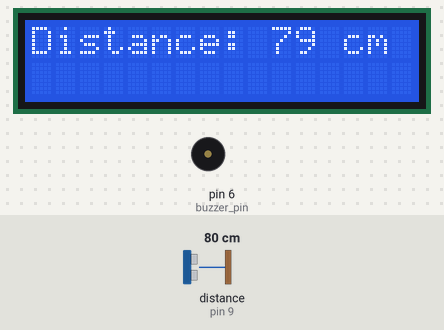
Bench run of a program on a simulated Arduino Uno, built with avr-gcc and run on an emulated ATmega328P. Parts: 16×2 character LCD, buzzer (waves = sounding). Wiring (inferred from the names in the program): ultrasonic range finder: trigger pin 8; echo pin 9. Inputs (shaded band) come from the test bench; at power-on: distance to the obstacle (sensor on pin 9) 80 cm. The echo pulse lasts 58.3 µs per cm.

Above: at 1.2 s.
1.3 s: distance to the obstacle (sensor on pin 9) set to 34 cm
At 2.6 s:
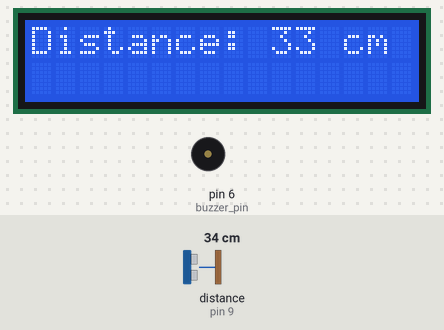
2.9 s: distance to the obstacle (sensor on pin 9) set to 28 cm
At 3.62 s:
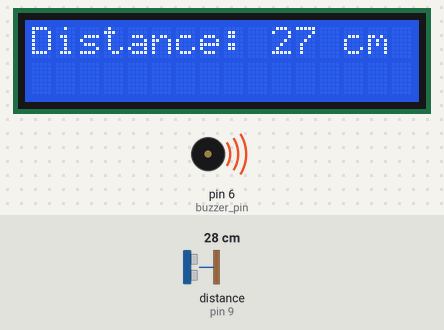
5.9 s: distance to the obstacle (sensor on pin 9) set to 2 cm
At 7.3 s:
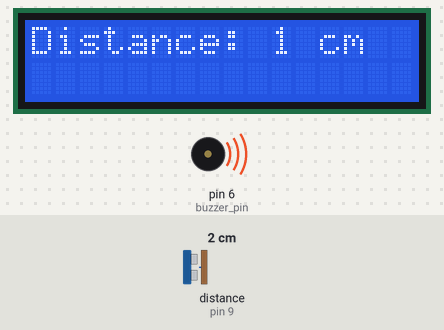
Timing chart, 0 to 8.9 s (numbered marks = the images above; inputs shaded):
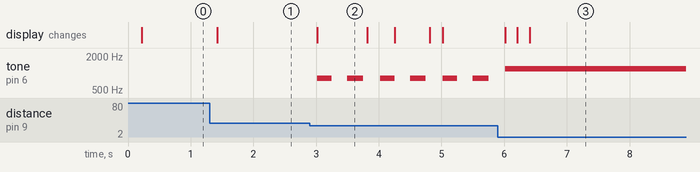

Measured:
- the behaviour switches between 31 and 30 cm on distance to the obstacle (sensor on pin 9) (found by bisection; images 1 and 2)
- after the input at 1.3 s, the display: changes after 0.12 s (image 1)
- after the input at 2.9 s, tone on pin 6 (buzzer_pin): alternates 800 Hz for 0.24 s and silent for 0.25 s, starting after 0.12 s; the display: changes after 0.12 s (image 2)
- after the input at 5.9 s, the display: changes after 0.12 s (image 3)
- what the display in image 2 shows lasts 0.8 s, from 3.0 s to 3.8 s

The program:

main.cpp
```cpp
#include <Arduino.h>
#include <LiquidCrystal_I2C.h>

LiquidCrystal_I2C lcd_display(0x27, 16, 2);

const short trig_pin = 8;
const short echo_pin = 9;
const short buzzer_pin = 6;

short cur_distance = -1;

unsigned long last_lcd_time = 0;
unsigned long last_buzzer_time = 0;
bool buzzer_state = false;

short getDistance()
{
  digitalWrite(trig_pin, LOW);
  delayMicroseconds(5);
  digitalWrite(trig_pin, HIGH);
  delayMicroseconds(10);
  digitalWrite(trig_pin, LOW);

  unsigned long duration = pulseIn(echo_pin, HIGH, 50000);

  return (duration * 0.0343) / 2;
}

void setup()
{
  lcd_display.init();
  lcd_display.backlight();

  pinMode(trig_pin, OUTPUT);
  pinMode(echo_pin, INPUT);
  pinMode(buzzer_pin, OUTPUT);
}

void loop()
{
  unsigned long cur_millis = millis();

  if (cur_millis - last_lcd_time >= 200)
  {
    last_lcd_time = cur_millis;
    cur_distance = getDistance();

    lcd_display.setCursor(0, 0);

    if (cur_distance <= 0)
    {
      lcd_display.print("Error sensor    ");
    }
    else
    {
      lcd_display.print("Distance: ");
      lcd_display.print(cur_distance);
      lcd_display.print(" cm  ");
    }
  }

  if (cur_distance >= 30 || cur_distance <= 0)
  {
    noTone(buzzer_pin);
    buzzer_state = false;
  }
  else if (cur_distance < 10)
  {
    tone(buzzer_pin, 1200);
  }
  else
  {
    short interval = 250;
    short fr = 800;

    if (cur_distance >= 10 && cur_distance < 20)
    {
      interval = 100;
      fr = 400;
    }

    if (cur_millis - last_buzzer_time >= interval)
    {
      last_buzzer_time = cur_millis;
      buzzer_state = !buzzer_state;

      if (buzzer_state)
      {
        tone(buzzer_pin, fr);
      }
      else
      {
        noTone(buzzer_pin);
      }
    }
  }
}
```
